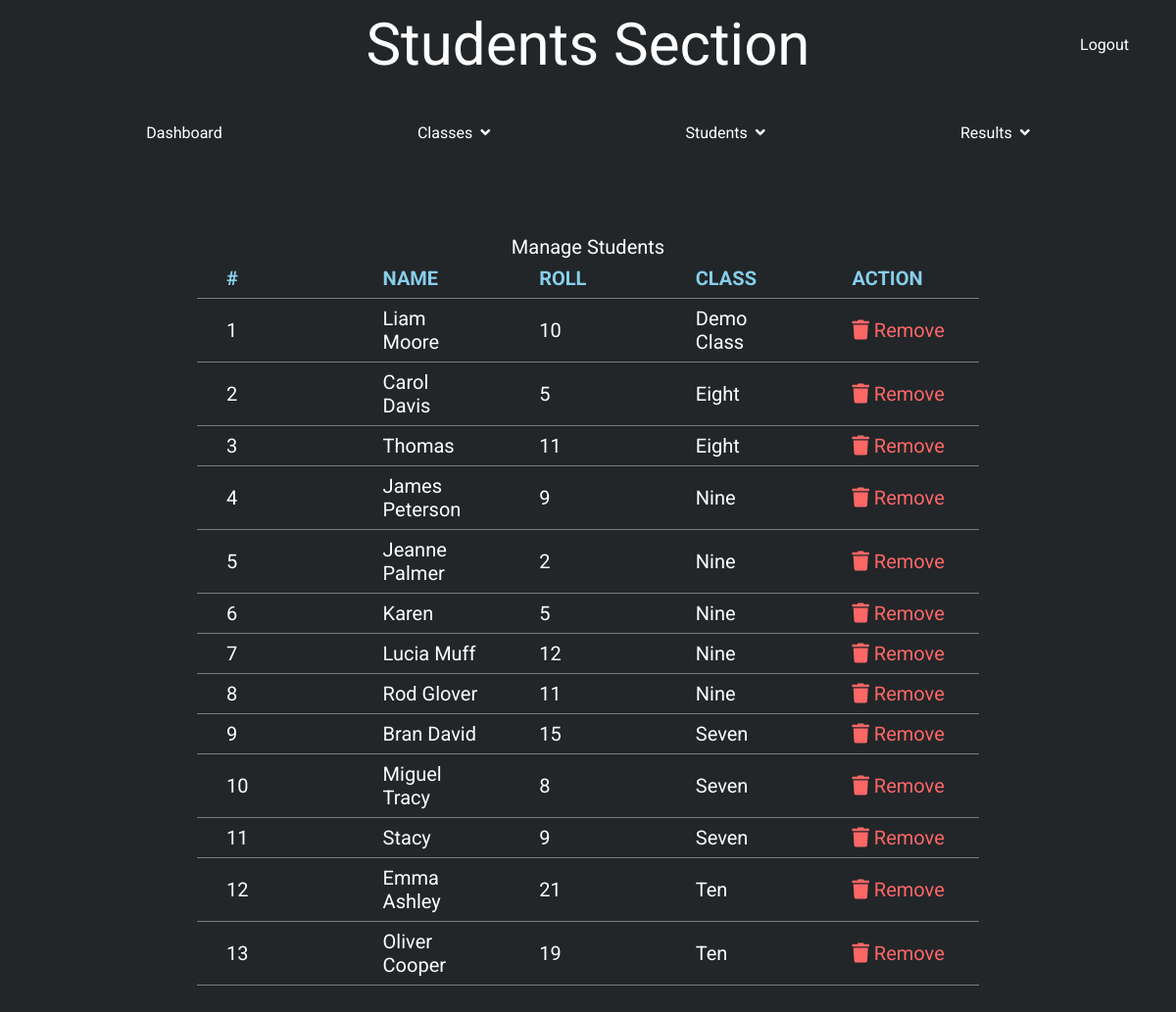
/manage_students.php (signed in), run on the app's committed database.
### tables this page shows
CREATE TABLE `students` (
  `name` varchar(30) NOT NULL,
  `rno` int(3) NOT NULL,
  `class_name` varchar(30) NOT NULL
);

### manage_students.php (the view, shortened to what this page needs)
<!DOCTYPE html>
<html lang="en">
<head>
    <link rel="stylesheet" href="css/home.css">
    <link rel="stylesheet" href="https://pro.fontawesome.com/releases/v5.10.0/css/all.css"/>
    <link rel="stylesheet" type='text/css' href="css/manage.css">
</head>
<body>
    <div class="title">
        <a href="dashboard.php"><img src="./images/logo1.png" alt="" class="logo"></a>
        <span class="heading">Students Section</span>
        <a href="logout.php" style="color: white; text-decoration:none;"><span class="fa fa-sign-out"></span> Logout</a>
    </div>
    <div class="nav">
        <ul>
        <li>
                <a href="dashboard.php">Dashboard</a>
            </li>
            <li class="dropdown" onclick="toggleDisplay('1')">
                <a href="" class="dropbtn">Classes &nbsp
                    <span class="fa fa-angle-down"></span>
                </a>
            </li>
            <li class="dropdown" onclick="toggleDisplay('2')">
                <a href="#" class="dropbtn">Students &nbsp
                    <span class="fa fa-angle-down"></span>
                </a>
            </li>
            <li class="dropdown" onclick="toggleDisplay('3')">
                <a href="#" class="dropbtn">Results &nbsp
                    <span class="fa fa-angle-down"></span>
                </a>
            </li>
        </ul>
    </div>
    <div class="main">
        <?php
            include('session.php');
            $sql = "SELECT `name`, `rno`, `class_name` FROM `students`";
            $result = mysqli_query($conn, $sql);
            if (mysqli_num_rows($result) > 0) {
               echo "<table>
                <caption>Manage Students</caption>
                <tr>
                <th>#</th>
                <th>NAME</th>
                <th>ROLL</th>
                <th>CLASS</th>
                <th>ACTION</th>
                </tr>";
                $cnt=1;
                while($row = mysqli_fetch_array($result))
                  {
                    echo "<tr>";
                    echo"<td>$cnt</td>";
                    echo "<td>" . $row['name'] . "</td>";
                    echo "<td>" . $row['rno'] . "</td>";
                    echo "<td>" . $row['class_name'] . "</td>";
                    echo "<td><a href='delete-student.php?rno=".$row['rno']."' style='color:#F66; text-decoration:none;'><span class='fa fa-trash'></span> Remove</a></td>";
                    echo "</tr>";
                 $cnt++; }
                echo "</table>";
            } else {
                echo "0 Students";
            }
        ?>
    </div>
</body>
</html>

### css/home.css (style rules this page uses)
body { margin: 0; font-family: "Roboto", sans-serif; background-color: #222629; color: white; }
.title { display: grid; grid-template-rows: 50px; grid-template-columns: 150px 1fr 150px; align-items: center; padding: 20px 0; text-align: center; }
.heading { font-size: 60px; }
.main { display: grid; align-items: center; font-size: 20px; padding-top: 80px; }
ul { list-style-type: none; margin: 20px 0 0 0; padding: 0; display: flex; overflow: hidden; justify-content: space-evenly; }
li a, .dropbtn { display: inline-block; text-decoration: none; color: white; height: 40px; display: flex; align-items: center; padding: 5px 50px; }
li.dropdown { display: inline-block; }

### css/manage.css (style rules this page uses)
.main { display: grid; justify-content: center; padding: 30px; }
.main table { margin: 50px auto; }
.main table, th, td { border-collapse: collapse; text-align: left; table-layout: fixed; padding: 8px 30px; width: 70%; }
.main th { color: #87ceeb; }
th, td { border-bottom: 1px solid #7b7b7b; }

### data on the page
students: name "Liam Moore", rno "10", class_name "Demo Class"
students: name "Carol Davis", rno "5", class_name "Eight"
students: name "Thomas", rno "11", class_name "Eight"
students: name "James Peterson", rno "9", class_name "Nine"
students: name "Jeanne Palmer", rno "2", class_name "Nine"
students: name "Karen", rno "5", class_name "Nine"
students: name "Lucia Muff", rno "12", class_name "Nine"
students: name "Rod Glover", rno "11", class_name "Nine"
students: name "Bran David", rno "15", class_name "Seven"
students: name "Miguel Tracy", rno "8", class_name "Seven"
students: name "Stacy", rno "9", class_name "Seven"
students: name "Emma Ashley", rno "21", class_name "Ten"
students: name "Oliver Cooper", rno "19", class_name "Ten"
